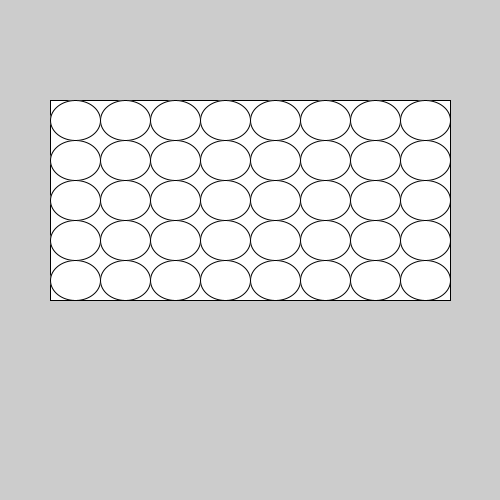
Frame 1 (no input)
Frame 60 (the mouse pressed at the canvas centre just before this capture): identical to frame 1, image omitted
Frame 120 (the mouse held since frame 60 and released just before this capture): identical to frame 1, image omitted

The Processing sketch that drew this single still picture (run headless with seeded random() and noise(); from frame 60 on, the mouse is pressed at the canvas centre):

// Processing sketch: CirclesFilledinARect
// ── CirclesFilledinARect.pde
void setup()
{
  size(500, 500);
}
void draw()
{
  texturedRect(50, 100, 400, 200, 5, 8);
}
void texturedRect(int left, int top, 
  int wide, int high, 
  int rows, int cols) {
  stroke(0);
  strokeWeight(1);
  fill(255);
  rect(left, top, wide, high);
  float ellipseWide = (float)wide/cols;
  float ellipseHigh = (float)high/rows;

  for (int r=0; r<rows; r++) {
    float y = top+(r+0.5)*ellipseHigh;

    for (int c=0; c<cols; c++) {
      float x = left+(c+0.5)*ellipseWide;

      ellipse(x, y, ellipseWide, ellipseHigh);
    }
  }
}
